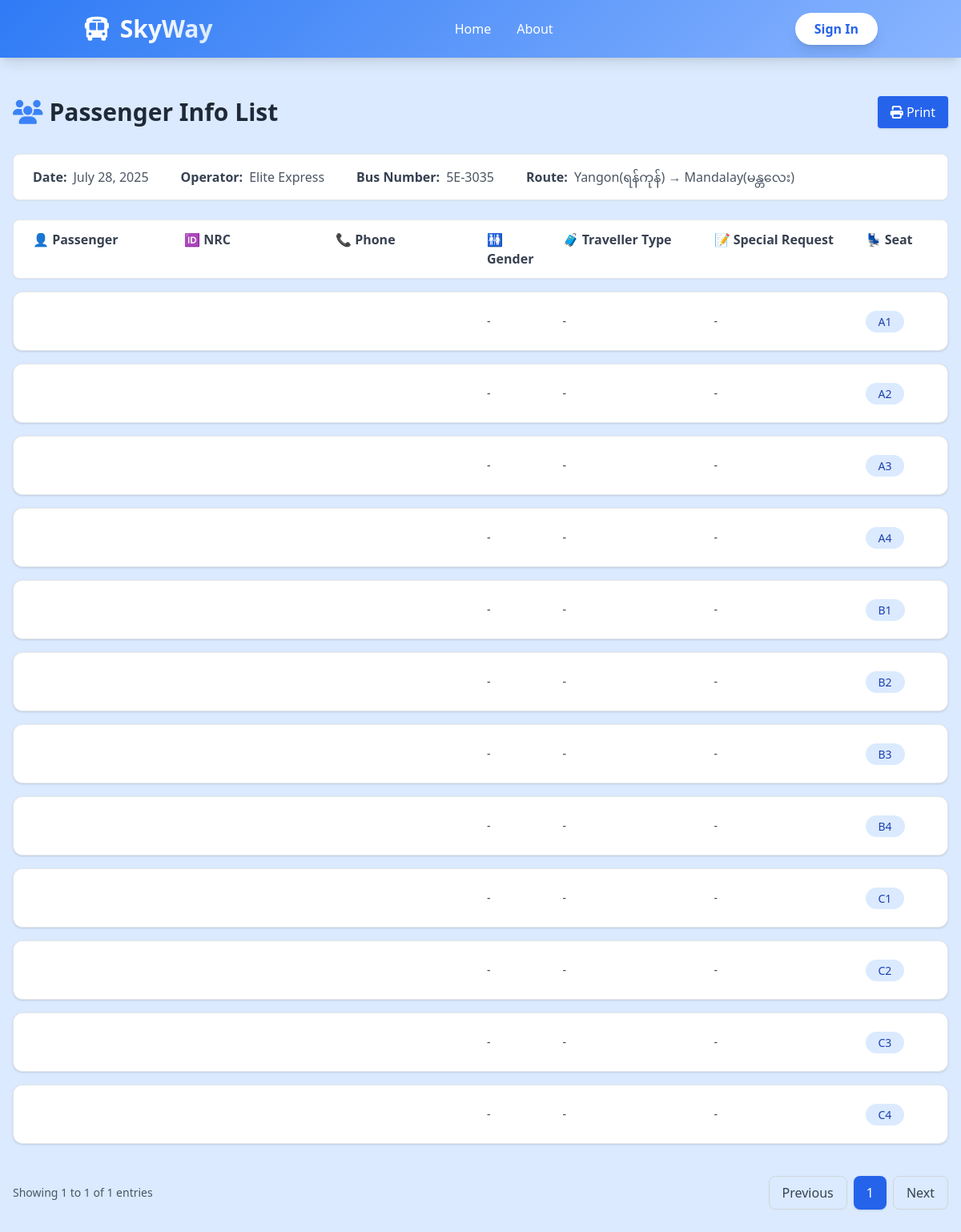
The page /passenger/136/ on the database its author committed.
### busapp/models.py (models this page shows, shortened)
class BusRoute(models.Model):
    route =models.ForeignKey(Route, on_delete=models.CASCADE)
    bus = models.ForeignKey(Bus, on_delete=models.CASCADE)
    from_location = models.CharField(max_length=100, blank=True, null=True)
    to_location = models.CharField(max_length=100, blank=True, null=True)
    price = models.CharField(max_length=50, blank=True, null=True)
    date = models.DateField(blank=True, null=True)
    time = models.TimeField(blank=True, null=True)
    path = models.TextField(blank=True, null=True)

class Bus(models.Model):
    BUS_TYPE_CHOICES = [
        ('vip', 'VIP'),
        ('normal', 'Normal'),]
    user = models.ForeignKey(User, on_delete=models.CASCADE, blank=True, null= True)
    operator = models.ForeignKey(BusOperator, on_delete=models.CASCADE)
    route = models.ForeignKey(Route, on_delete=models.CASCADE, blank=True, null=True)
    bus_type = models.CharField(max_length=50, choices=BUS_TYPE_CHOICES, default='normal', blank = True, null=True)  # e.g., VIP, Normal
    driver_name = models.CharField(max_length=100)
    driver_phone = models.CharField(max_length=15)
    bus_number = models.CharField(max_length=50, blank=True, null=True)  # unique bus  code
    departure_date = models.DateField(blank=True, null= True)
    departure_time = models.TimeField(blank=True, null= True)
    def __str__(self):
        return self.bus_number

class BusOperator(models.Model):
    user = models.ForeignKey(User, on_delete=models.CASCADE, blank=True, null= True)
    Bus_name = models.CharField(max_length=100)
    def __str__(self):
        return self.Bus_name

class SeatBook(models.Model):
    route = models.ForeignKey(BusRoute, on_delete=models.CASCADE,blank=True, null=True)
    bus_number = models.ForeignKey(Bus, on_delete=models.CASCADE,blank=True, null=True)
    is_available = models.BooleanField(default=True)
    seat_number = models.ForeignKey(Seat, on_delete=models.CASCADE,blank=True, null=True)
    seat_status= models.PositiveIntegerField(default=1)
    name = models.CharField(max_length=100,blank=True, null=True)
    nrc = models.CharField(max_length=50,blank=True, null=True)
    phone = models.CharField(max_length=20,blank=True, null=True)
    amount = models.IntegerField(default=0)
    booked_date = models.DateField(auto_now_add=True, blank=True, null=True)
    gender = models.CharField(max_length=10, blank=True, null=True)
    traveller_type = models.CharField(max_length=20, blank=True, null=True)
    special_request = models.TextField(blank=True, null=True)

class Seat(models.Model):
    bus = models.ForeignKey(Bus, on_delete=models.CASCADE)
    seat_number = models.CharField(max_length=5)
    is_available = models.BooleanField(default=True)
    def __str__(self):
        return f"{self.seat_number}"

### busapp/views.py (the view)
# urls.py: path('passenger/<int:pk>/', passengerinfo, name='passsengerinfo'),
def passengerinfo(request, pk):
    getroute = BusRoute.objects.get(id=int(pk))
    sbook = SeatBook.objects.filter(route=getroute)
    context = {'sbook': sbook, 'getroute': getroute}
    return render(request, 'passengerlist.html', context)

### templates/passengerlist.html (shortened to what this page needs)
<!DOCTYPE html>
<html lang="en">
<head>
  <script src="https://cdn.tailwindcss.com"></script>
  <link rel="stylesheet" href="https://cdnjs.cloudflare.com/ajax/libs/font-awesome/6.4.0/css/all.min.css" />
</head>
<body class="bg-blue-100 min-h-screen font-sans">
    <header class="gradient-bg text-white shadow-lg sticky top-0 z-50">
        <div class="container mx-auto px-4 py-4">
            <div class="flex justify-between items-center">
                <div class="flex items-center space-x-3 animate__animated animate__fadeInLeft">
                    <i class="fas fa-bus text-3xl"></i>
                    <h1 class="text-3xl font-bold bg-clip-text text-transparent bg-gradient-to-r from-white to-blue-100">
                    </h1>
                </div>
                <nav class="hidden md:flex space-x-8">
                    <a href="{% url 'home' %}" class="hover:text-blue-200 font-medium transition duration-300 transform hover:scale-110 relative group">
                        Home
                    </a>
                    <a href="{% url 'aboutview' %}" class="hover:text-blue-200 font-medium transition duration-300 transform hover:scale-110 relative group">
                       About
                    </a>
                </nav>
                {% if user.is_authenticated %}
                        <a href="{% url 'logoutview' %}" class="bg-white text-blue-600 px-6 py-2 rounded-full font-bold hover:bg-blue-50 transition transform hover:scale-105 shadow-lg glow-border">Sign Out</a>
                    {% else %}
                        <a href="{% url 'login' %}" class="bg-white text-blue-600 px-6 py-2 rounded-full font-bold hover:bg-blue-50 transition transform hover:scale-105 shadow-lg glow-border">Sign In</a>
                    {% endif %}
                </div>
            </div>
    </header>
  <div class="max-w-7xl mx-auto px-4 py-12">
    <div class="flex flex-col md:flex-row justify-between items-start md:items-center mb-8 gap-4">
      <h2 class="text-3xl font-bold text-gray-800 flex items-center gap-2">
        <i class="fas fa-users text-blue-500"></i> Passenger Info List
      </h2>
        <button id="printBtn" class="bg-blue-600 text-white px-4 py-2 rounded shadow">
          <i class="fas fa-print"></i> Print
        </button>
    </div>
  <div class="bg-white border border-gray-200 rounded-lg shadow-sm px-6 py-4 mb-6 overflow-x-auto">
    <div class="flex flex-wrap gap-x-10 gap-y-2 text-sm md:text-base whitespace-nowrap">
      <div class="flex items-center gap-2">
        <span class="font-semibold text-gray-700">Date:</span>
        <span class="text-gray-600">{{getroute.date}}</span>
      </div>
      <div class="flex items-center gap-2">
        <span class="font-semibold text-gray-700">Operator:</span>
        <span class="text-gray-600">{{getroute.bus.operator}}</span>
      </div>
      <div class="flex items-center gap-2">
        <span class="font-semibold text-gray-700">Bus Number:</span>
        <span class="text-gray-600">{{getroute.bus}}</span>
      </div>
      <div class="flex items-center gap-2">
        <span class="font-semibold text-gray-700">Route:</span>
        <span class="text-gray-600">{{getroute.from_location}} → {{getroute.to_location}}</span>
      </div>
    </div>
  </div>
    <div class="hidden md:grid grid-cols-12 gap-4 px-6 py-3 bg-white border border-gray-200 rounded-lg mb-4 shadow-sm">
      <div class="col-span-2 font-semibold text-gray-700">👤 Passenger</div>
      <div class="col-span-2 font-semibold text-gray-700">🆔 NRC</div>
      <div class="col-span-2 font-semibold text-gray-700">📞 Phone</div>
      <div class="col-span-1 font-semibold text-gray-700">🚻 Gender</div>
      <div class="col-span-2 font-semibold text-gray-700">🧳 Traveller Type</div>
      <div class="col-span-2 font-semibold text-gray-700">📝 Special Request</div>
      <div class="col-span-1 font-semibold text-gray-700">💺 Seat</div>
    </div>
<div class="space-y-4 fade-in">
  {% for i in sbook %}
  <div class="bg-white border border-gray-200 rounded-xl p-4 md:p-6 shadow hover:shadow-md transition">
    <div class="grid grid-cols-1 md:grid-cols-12 gap-4 items-center">
      <div class="col-span-1 text-gray-700 text-sm capitalize">
        {{ i.gender|default_if_none:"-" }}
      </div>
      <div class="col-span-2 text-gray-700 text-sm capitalize">
        {{ i.traveller_type|default_if_none:"-" }}
      </div>
      <div class="col-span-2 text-gray-700 text-sm break-words">
        {{ i.special_request|default_if_none:"-" }}
      </div>
      <div class="col-span-1">
        {% if i.seat_status == 3 %}
        <span class="bg-green-300 text-blue-800 px-4 py-1 rounded-full text-sm font-medium">{{ i.seat_number }}</span>
        {% elif i.seat_status == 2 %}
        <span class="bg-yellow-300 text-blue-800 px-4 py-1 rounded-full text-sm font-medium">{{ i.seat_number }}</span>
        {% else %}
        <span class="bg-blue-100 text-blue-800 px-4 py-1 rounded-full text-sm font-medium">{{ i.seat_number }}</span>
        {% endif %}
      </div>
    </div>
  </div>
  {% endfor %}
</div>
    <div class="flex justify-between items-center mt-10">
      <div class="text-gray-600 text-sm">Showing 1 to 1 of 1 entries</div>
      <div class="flex gap-2">
        <button class="px-4 py-2 border border-gray-300 rounded-lg text-gray-700 hover:bg-gray-100 transition">Previous</button>
        <button class="px-4 py-2 bg-blue-600 text-white rounded-lg shadow">1</button>
        <button class="px-4 py-2 border border-gray-300 rounded-lg text-gray-700 hover:bg-gray-100 transition">Next</button>
      </div>
    </div>
  </div>
</body>
</html>

### templates/passengerlist.html (style rules this page uses)
.fade-in { animation: fadeIn 0.6s ease-in-out; }
body { font-family: 'Poppins', sans-serif; background-color: hsl(216, 100%, 79%); }
.gradient-bg { background: linear-gradient(135deg, #2f7bf5 0%, #8ab5ff 100%); }

### rows shown on the page
BusRoute: date "July 28, 2025", bus.operator "Elite Express", bus "5E-3035", from_location "Yangon(ရန်ကုန်)", to_location "Mandalay(မန္တလေး)"
SeatBook: gender "-", traveller_type "-", special_request "-", seat_number "A1"
SeatBook: gender "-", traveller_type "-", special_request "-", seat_number "A2"
SeatBook: gender "-", traveller_type "-", special_request "-", seat_number "A3"
SeatBook: gender "-", traveller_type "-", special_request "-", seat_number "A4"
SeatBook: gender "-", traveller_type "-", special_request "-", seat_number "B1"
SeatBook: gender "-", traveller_type "-", special_request "-", seat_number "B2"
SeatBook: gender "-", traveller_type "-", special_request "-", seat_number "B3"
SeatBook: gender "-", traveller_type "-", special_request "-", seat_number "B4"
SeatBook: gender "-", traveller_type "-", special_request "-", seat_number "C1"
SeatBook: gender "-", traveller_type "-", special_request "-", seat_number "C2"
SeatBook: gender "-", traveller_type "-", special_request "-", seat_number "C3"
SeatBook: gender "-", traveller_type "-", special_request "-", seat_number "C4"
